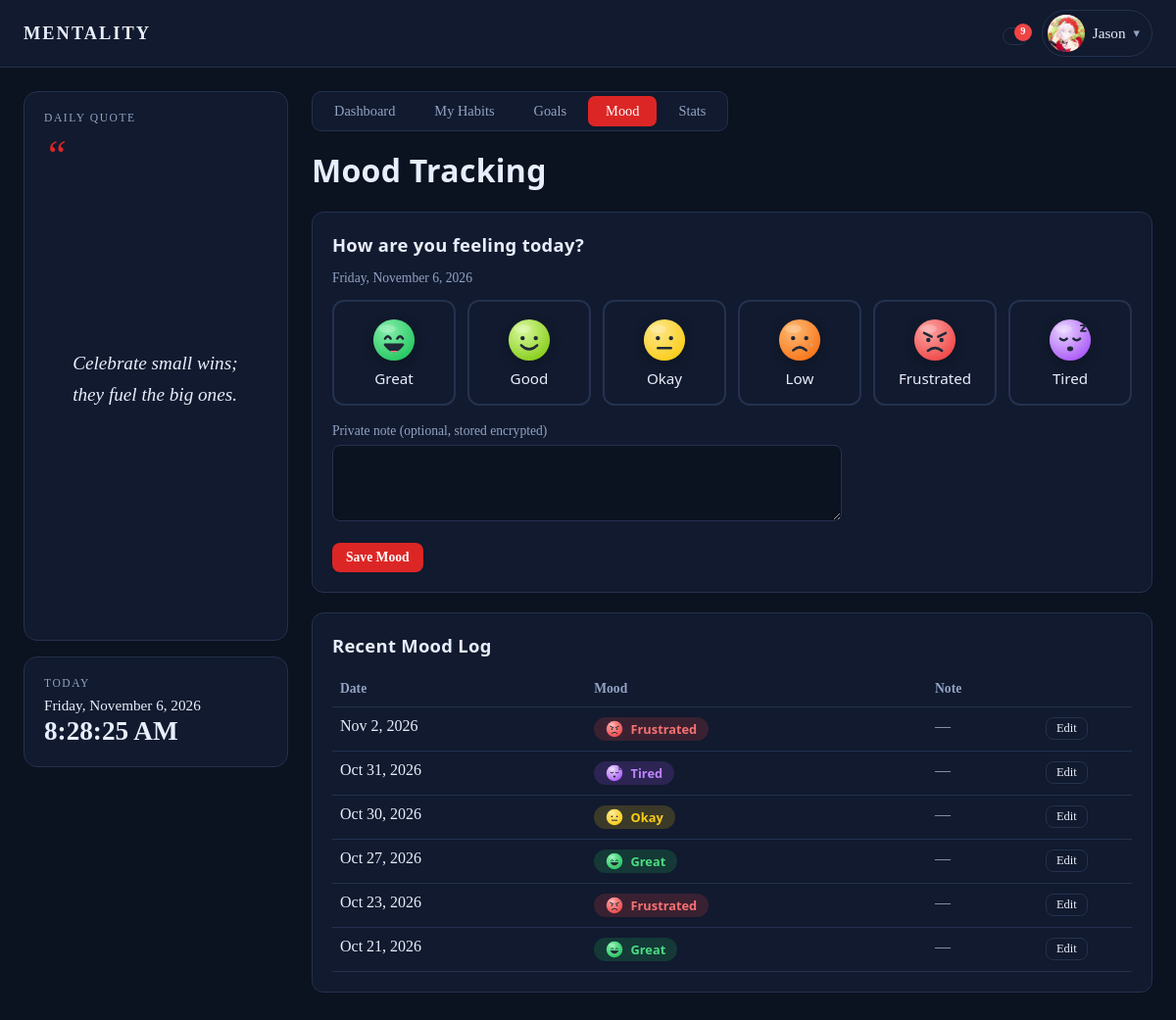
Screenshot of /mood.php (signed in) with the database file from the repository.
### tables this page shows
CREATE TABLE `mood_logs` (
  `mood_id` int(10) unsigned NOT NULL AUTO_INCREMENT,
  `user_id` int(10) unsigned NOT NULL,
  `mood` enum('Great','Good','Okay','Low','Frustrated','Tired') NOT NULL,
  `mood_note` text DEFAULT NULL,
  `log_date` date NOT NULL,
  PRIMARY KEY (`mood_id`),
  UNIQUE KEY `uq_mood_day` (`user_id`,`log_date`),
  CONSTRAINT `fk_mood_user` FOREIGN KEY (`user_id`) REFERENCES `users` (`user_id`) ON DELETE CASCADE
);

### includes/auth.php (called while the page is built, shortened)
<?php
require_once __DIR__ . '/icons.php';
function e($value): string {
    return htmlspecialchars((string)$value, ENT_QUOTES, 'UTF-8');
}

### includes/crypto.php (called while the page is built, shortened)
<?php
function app_key(): string {
    static $key = null;
    if ($key !== null) { return $key; }
    $file = __DIR__ . '/mood.key';
    $key = hex2bin(trim(file_get_contents($file)));
    return $key;
}
function decrypt_text(?string $data): ?string {
    if ($data === null || $data === '') { return null; }
    $raw = base64_decode($data, true);
    $plain = openssl_decrypt(substr($raw, 28), 'aes-256-gcm', app_key(), OPENSSL_RAW_DATA, substr($raw, 0, 12), substr($raw, 12, 16));
    return $plain === false ? null : $plain;
}

### mood.php (the view, shortened to what this page needs)
<?php
require_once __DIR__ . '/includes/layout.php';
require_once __DIR__ . '/includes/crypto.php';
$uid = (int)$_SESSION['user_id'];
$moods = [
    'Great'      => ['', 'great'],
    'Good'       => ['', 'good'],
    'Okay'       => ['', 'okay'],
    'Low'        => ['', 'low'],
    'Frustrated' => ['', 'frustrated'],
    'Tired'      => ['', 'tired'],
];
$todayStr   = date('Y-m-d');
$stmt = $pdo->prepare('SELECT mood, mood_note FROM mood_logs WHERE user_id = ? AND log_date = ?');
$stmt->execute([$uid, $todayStr]);
$todayRow  = $stmt->fetch();
$posted    = ($_SERVER['REQUEST_METHOD'] === 'POST' && ($_POST['action'] ?? 'save') === 'save');
$noteValue = $posted ? trim($_POST['note'] ?? '') : (string)decrypt_text($todayRow['mood_note'] ?? null);
$stmt = $pdo->prepare('SELECT log_date, mood, mood_note FROM mood_logs WHERE user_id = ? ORDER BY log_date DESC LIMIT 10');
$stmt->execute([$uid]);
$recent = $stmt->fetchAll();
render_header('Mood', 'mood');
?>
<div class="mood-page">
<h1>Mood Tracking</h1>
<div class="panel">
    <h2>How are you feeling today?</h2>
    <p class="muted small"><?= e(date('l, F j, Y')) ?><?= $todayRow ? ' &middot; You already logged today. Saving again will update it.' : '' ?></p>
    <form method="post" novalidate>
        <div class="mood-options">
            <?php foreach ($moods as $name => [$face, $cls]): ?>
                <label class="mood-option">
                    <span class="face"><?= mood_face($name, 46) ?></span>
                    <span class="mood-name"><?= e($name) ?></span>
                </label>
            <?php endforeach; ?>
        </div>
        <div class="inline-form">
            <label for="note">Private note (optional, stored encrypted)</label>
            <textarea id="note" name="note" rows="3" maxlength="300"><?= e($noteValue) ?></textarea>
            <div class="form-actions"><button type="submit" class="btn-sm">Save Mood</button></div>
        </div>
    </form>
</div>
<div class="panel">
    <h2>Recent Mood Log</h2>
    <?php if (!$recent): ?>
        <p class="muted">No moods logged yet. Pick how you feel above and save it.</p>
    <?php else: ?>
    <div class="table-wrap">
    <table class="list">
        <thead><tr><th>Date</th><th>Mood</th><th>Note</th><th></th></tr></thead>
        <tbody>
        <?php foreach ($recent as $r):
            $note = decrypt_text($r['mood_note']);
            [$face, $cls] = $moods[$r['mood']] ?? ['', ''];
            $json = json_encode([
                'date'  => $r['log_date'],
                'label' => date('l, M j, Y', strtotime($r['log_date'])),
                'mood'  => $r['mood'],
                'note'  => (string)$note,
            ], JSON_UNESCAPED_UNICODE);
        ?>
            <tr>
                <td><?= e(date('M j, Y', strtotime($r['log_date']))) ?></td>
                <td><span class="mood-tag <?= e($cls) ?>"><?= mood_face($r['mood'], 18) ?> <?= e($r['mood']) ?></span></td>
                <td><?= $note !== null ? '<span class="diary-note">' . e($note) . '</span>' : '<span class="muted">—</span>' ?></td>
                <td class="row-actions"><button type="button" class="btn-ghost btn-edit row-edit" data-mood="<?= e($json) ?>"><?= icon('edit', 14) ?> Edit</button></td>
            </tr>
        <?php endforeach; ?>
        </tbody>
    </table>
    </div>
    <?php endif; ?>
</div>
</div>

### includes/icons.php (shortened to what this page needs)
<?php
function mood_face(string $mood, int $size = 44): string {
    static $n = 0; $n++;
    $id = 'mf' . $n;
    $colors = [
        'Great'      => ['#86efac', '#22c55e'],
        'Good'       => ['#d9f99d', '#84cc16'],
        'Okay'       => ['#fde68a', '#facc15'],
        'Low'        => ['#fdba74', '#f97316'],
        'Frustrated' => ['#fca5a5', '#ef4444'],
        'Tired'      => ['#e9d5ff', '#a855f7'],
    ];
    [$light, $base] = $colors[$mood] ?? ['#e2e8f0', '#94a3b8'];
    $dots = '<circle cx="17" cy="22" r="2.3" fill="#1f2937" stroke="none"/><circle cx="31" cy="22" r="2.3" fill="#1f2937" stroke="none"/>';
    switch ($mood) {
        case 'Great':
            $f = '<path d="M14.5 22.5q3-5 6 0"/><path d="M27.5 22.5q3-5 6 0"/>'
               . '<path d="M14.5 29Q24 42 33.5 29Z" fill="#1f2937"/><path d="M19.5 35.5q4.5 3.2 9 0" fill="#fb7185" stroke="none"/>';
            break;
        case 'Good':
            $f = $dots . '<path d="M15.5 29.5Q24 38 32.5 29.5"/>';
            break;
        case 'Okay':
            $f = $dots . '<path d="M17 32.5H31"/>';
            break;
        case 'Low':
            $f = $dots . '<path d="M17 35Q24 28.5 31 35"/><path d="M36.5 27q1.6 2.4 0 4.2q-1.6-1.8 0-4.2z" fill="#7dd3fc" stroke="none"/>';
            break;
        case 'Frustrated':
            $f = '<path d="M12.5 16.5L20.5 20.5"/><path d="M35.5 16.5L27.5 20.5"/>'
               . '<circle cx="17" cy="24" r="2.3" fill="#1f2937" stroke="none"/><circle cx="31" cy="24" r="2.3" fill="#1f2937" stroke="none"/>'
               . '<path d="M16.5 35.5Q24 29.5 31.5 35.5"/>';
            break;
        case 'Tired':
            $f = '<path d="M13.5 22.5q3.5 3.4 7 0"/><path d="M27.5 22.5q3.5 3.4 7 0"/>'
               . '<ellipse cx="24" cy="33.5" rx="3.2" ry="2.6" fill="#1f2937" stroke="none"/>'
               . '<path d="M35.5 8.5h5l-5 6h5" stroke-width="2"/>';
            break;
    }
    return '<svg class="mood-svg" width="' . $size . '" height="' . $size . '" viewBox="0 0 48 48" role="img" aria-label="' . htmlspecialchars($mood, ENT_QUOTES) . '">'
         . '<defs><radialGradient id="' . $id . '" cx="35%" cy="28%" r="80%"><stop offset="0" stop-color="' . $light . '"/><stop offset="1" stop-color="' . $base . '"/></radialGradient></defs>'
         . '<circle cx="24" cy="24" r="22" fill="url(#' . $id . ')"/>'
         . '<ellipse cx="17" cy="12" rx="9" ry="4.5" fill="#fff" opacity=".22"/>'
         . '<g stroke="#1f2937" stroke-width="2.6" stroke-linecap="round" stroke-linejoin="round" fill="none">' . $f . '</g></svg>';
}

### assets/style.css (style rules this page uses)
:root { --bg: #0b1220; --card: #111a2e; --border: #24324f; --text: #e8eefc; --muted: #93a3c4; --primary: #3b82f6; --primary-hover: #2563eb; --error: #f87171; --success: #4ade80; --input-bg: #0b1220; --hover: #18243f; --link: #7db0ff; color-scheme: dark; }
* { box-sizing: border-box; }
body { margin: 0; font-family: var(--font, "Segoe UI", Arial, sans-serif); background: var(--bg); color: var(--text); min-height: 100vh; }
label { display: block; font-size: .85rem; color: var(--muted); margin: 14px 0 6px; }
button, .btn { display: block; width: 100%; margin-top: 22px; padding: 12px; background: var(--primary); color: #fff; border: 0; border-radius: 8px; font-size: 1rem; font-weight: 600; cursor: pointer; text-align: center; text-decoration: none; }
.main h1 { margin-top: 0; }
.muted { color: var(--muted); }
.panel { background: var(--card); border: 1px solid var(--border); border-radius: 12px; padding: 20px; margin-bottom: 20px; }
.panel h2 { margin: 0 0 14px; font-size: 1.15rem; }
.table-wrap { overflow-x: auto; }
table { border-collapse: collapse; width: 100%; }
table.list th, table.list td { text-align: left; padding: 10px 8px; border-bottom: 1px solid var(--border); vertical-align: top; }
table.list th { color: var(--muted); font-weight: 600; font-size: .85rem; }
.inline-form { max-width: 520px; }
.form-actions { display: flex; gap: 10px; align-items: center; margin-top: 18px; }
.btn-sm, button.btn-sm { display: inline-block; width: auto; margin: 0; padding: 7px 14px; font-size: .85rem; background: var(--primary); color: #fff; border: 0; border-radius: 8px; cursor: pointer; text-decoration: none; }
.btn-ghost { display: inline-block; padding: 6px 12px; font-size: .85rem; border: 1px solid var(--border); border-radius: 8px; color: var(--text); text-decoration: none; }
textarea { width: 100%; padding: 11px 12px; background: var(--input-bg); color: var(--text); border: 1px solid var(--border); border-radius: 8px; font-size: 1rem; font-family: inherit; resize: vertical; }
.small { font-size: .85rem; }
.mood-options { display: grid; grid-template-columns: repeat(auto-fit, minmax(95px, 1fr)); gap: 12px; margin: 14px 0 18px; }
.mood-option { position: relative; display: flex; flex-direction: column; align-items: center; gap: 6px; padding: 16px 8px; margin: 0; border: 2px solid var(--border); border-radius: 12px; cursor: pointer; color: var(--text); }
.mood-option .face { font-size: 2.2rem; line-height: 1; transition: transform .15s; }
.mood-tag { display: inline-block; padding: 3px 12px; border-radius: 999px; font-size: .8rem; font-weight: 600; }
.mood-tag.great { background: rgba(34,197,94,.18); color: #4ade80; }
.mood-tag.okay { background: rgba(250,204,21,.18); color: #facc15; }
.mood-tag.frustrated { background: rgba(239,68,68,.18); color: #f87171; }
.mood-tag.tired { background: rgba(168,85,247,.18); color: #c084fc; }
button.btn-ghost { width: auto; margin: 0; background: transparent; font-weight: 500; cursor: pointer; font-family: inherit; }
.btn-edit { padding: 3px 10px; font-size: .78rem; }
button, input, select, textarea { font-family: inherit; }
td.row-actions { text-align: right; width: 96px; }
.row-edit { opacity: 0; transition: opacity .15s; }
@media (hover: none) { .row-edit { opacity: 1; } }
.mood-page { --font-display: "Trebuchet MS", "Lucida Sans Unicode", "Segoe UI", sans-serif; }
.mood-page h1, .mood-page h2 { font-family: var(--font-display); letter-spacing: .3px; }
.mood-page h1 { font-size: 2rem; }
.mood-page .mood-name { font-family: var(--font-display); font-size: .95rem; }
.mood-page .mood-option .face { font-size: 2.6rem; }
.mood-page .mood-tag { font-family: var(--font-display); }
.btn-edit { display: inline-flex; align-items: center; gap: 6px; }
.mood-option .face { display: flex; justify-content: center; align-items: center; line-height: 0; }
.mood-svg { transition: transform .18s ease; filter: drop-shadow(0 3px 6px rgba(0, 0, 0, .25)); }
.mood-tag .mood-svg { vertical-align: -4px; margin-right: 4px; filter: none; }

### rows the page displays
mood_logs: log_date "Nov 2, 2026", mood "Frustrated"
mood_logs: log_date "Oct 31, 2026", mood "Tired"
mood_logs: log_date "Oct 30, 2026", mood "Okay"
mood_logs: log_date "Oct 27, 2026", mood "Great"
mood_logs: log_date "Oct 23, 2026", mood "Frustrated"
mood_logs: log_date "Oct 21, 2026", mood "Great"

### other values shown
$bellCount "9"
$name "Jason"
daily_quote() "Celebrate small wins; they fuel the big ones."
$label "Dashboard"
$label "My Habits"
$label "Goals"
$label "Mood"
$label "Stats"
$name "Great"
$name "Good"
$name "Okay"
$name "Low"
$name "Frustrated"
$name "Tired"
